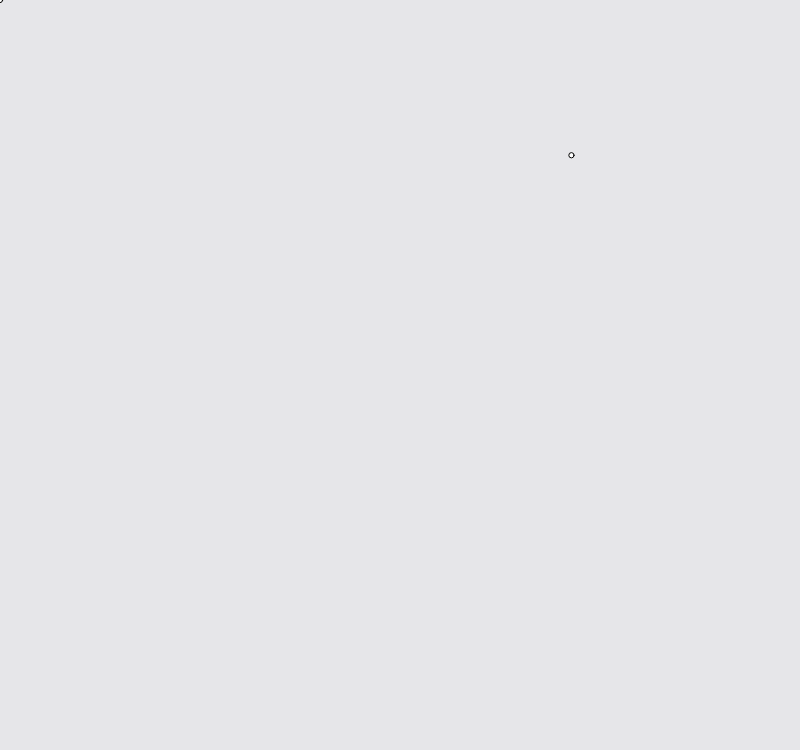
Frame 1 (no input)
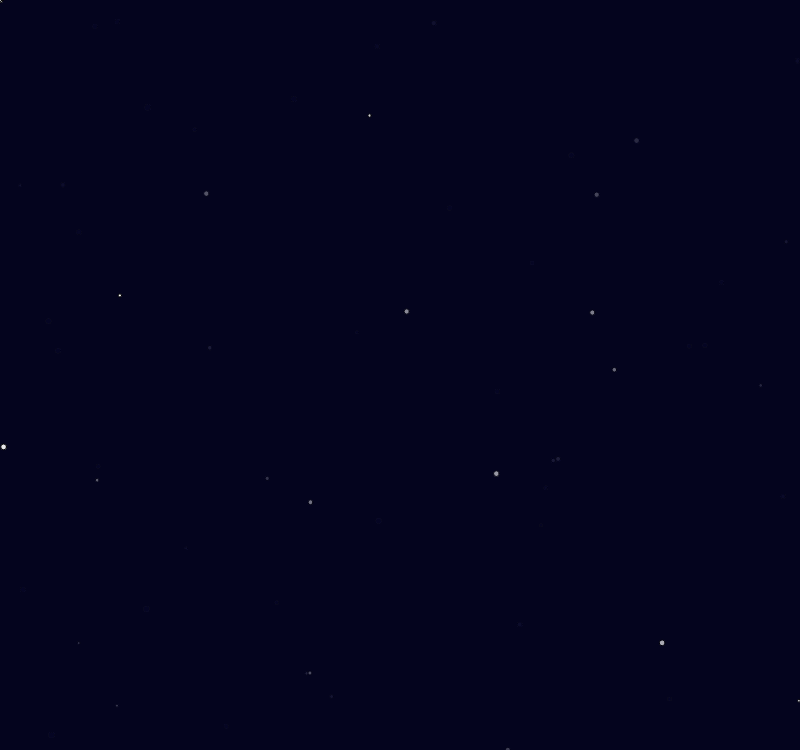
Frame 60 (no input)
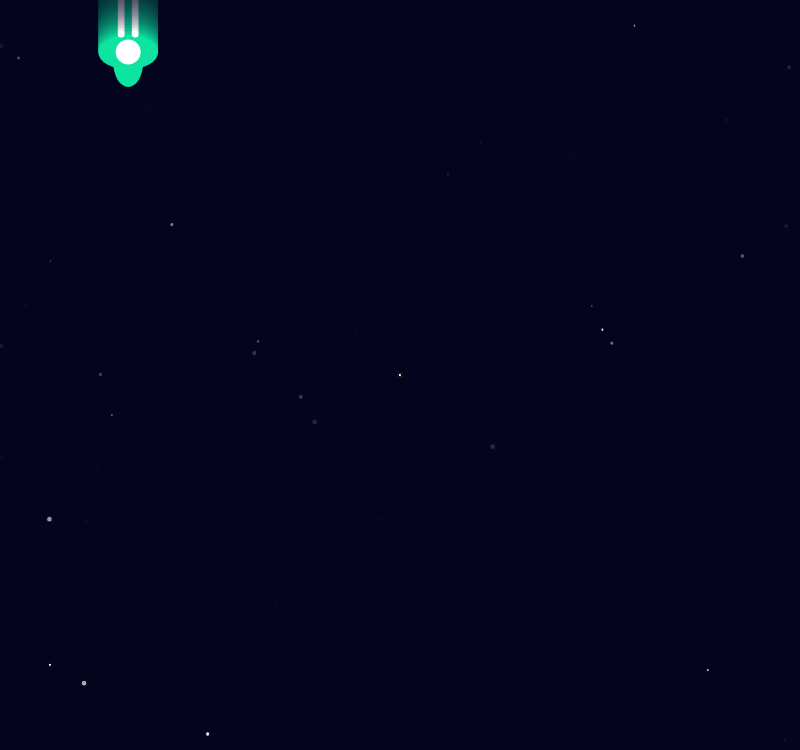
Frame 120 (the mouse pressed at the canvas centre since frame 60)

The p5.js sketch that drew these frames (run headless with seeded random() and noise() and a simulated clock; from frame 60 on, the mouse is pressed at the canvas centre):

// p5.js sketch
// ── sketch.js
var ship = [];
var invasion = 10;

function setup() {
  createCanvas(800, 750);
  

}

function draw() {
   background(0,0,35,25); 
 //space
   var galaxy = { 
   locationX : random(width),
   locationY : random(height),
   size : random(3,6)
 }
   ellipse(mouseX ,mouseY, galaxy.size, galaxy.size);
   ellipse(galaxy.locationX ,galaxy.locationY, galaxy.size, galaxy.size);
 

  
          
  invasion++;


  for (var f = 0; f < ship.length; f++) {
    ship[f].update();
  }

  if (invasion > 90) {
    var newShip = new Jitter(random(50, 750), -90);
    ship.push(newShip);
    invasion = 0;
  }

  for (var u = ship.length - 3; u >= 2; u--) {
    if (ship[u].invasion > 10) {
    }
  }
}

function Jitter(x, y) {
  this.x = x;
  this.y = y;
  this.speed = 3;
  this.c = color(random(0, 125), random(0, 255), random(0, 255));
  this.update = function() {
    this.y += this.speed;

    drawUfo(this.x, this.y, this.c);
  };
}

function drawUfo(x, y, HullColor) {
  push();
  translate(x, y);

  stroke(0);
  strokeWeight(5);


  noStroke();

  fill(HullColor);
  ellipse(0, 35, 30, 50);
  ellipse(0, 25, 60, 35);
  stroke(HullColor);
  strokeWeight(5);

  noStroke();
  fill(255);
  ellipse(0, 25, 25, 25);

  noStroke();
  fill(255);
  ellipse(7, 7, 7, 7);

  noStroke();
  fill(255);
  ellipse(-7, 7, 7, 7);


  pop();
}
